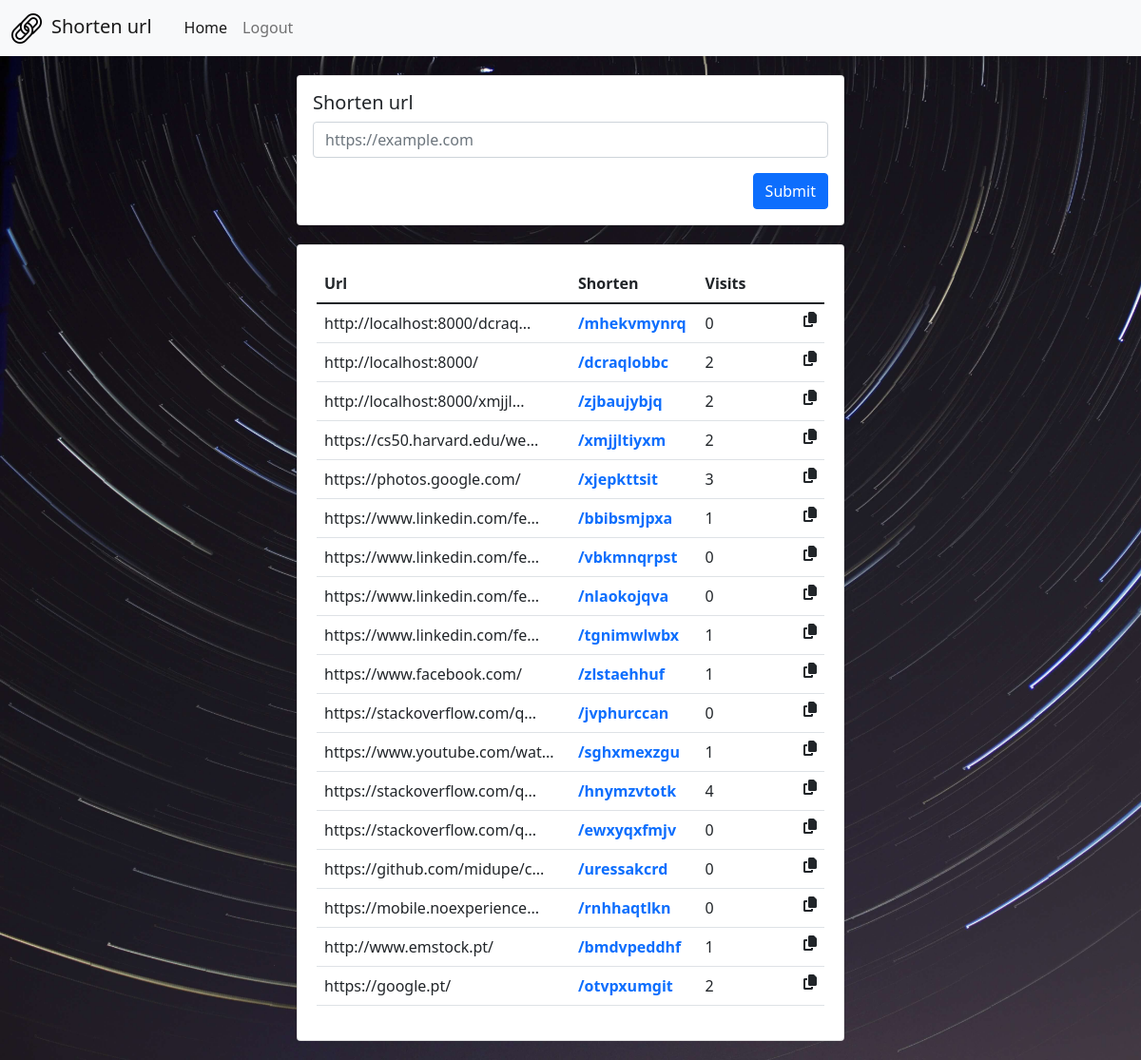
Before: / (signed in) with the older database file.
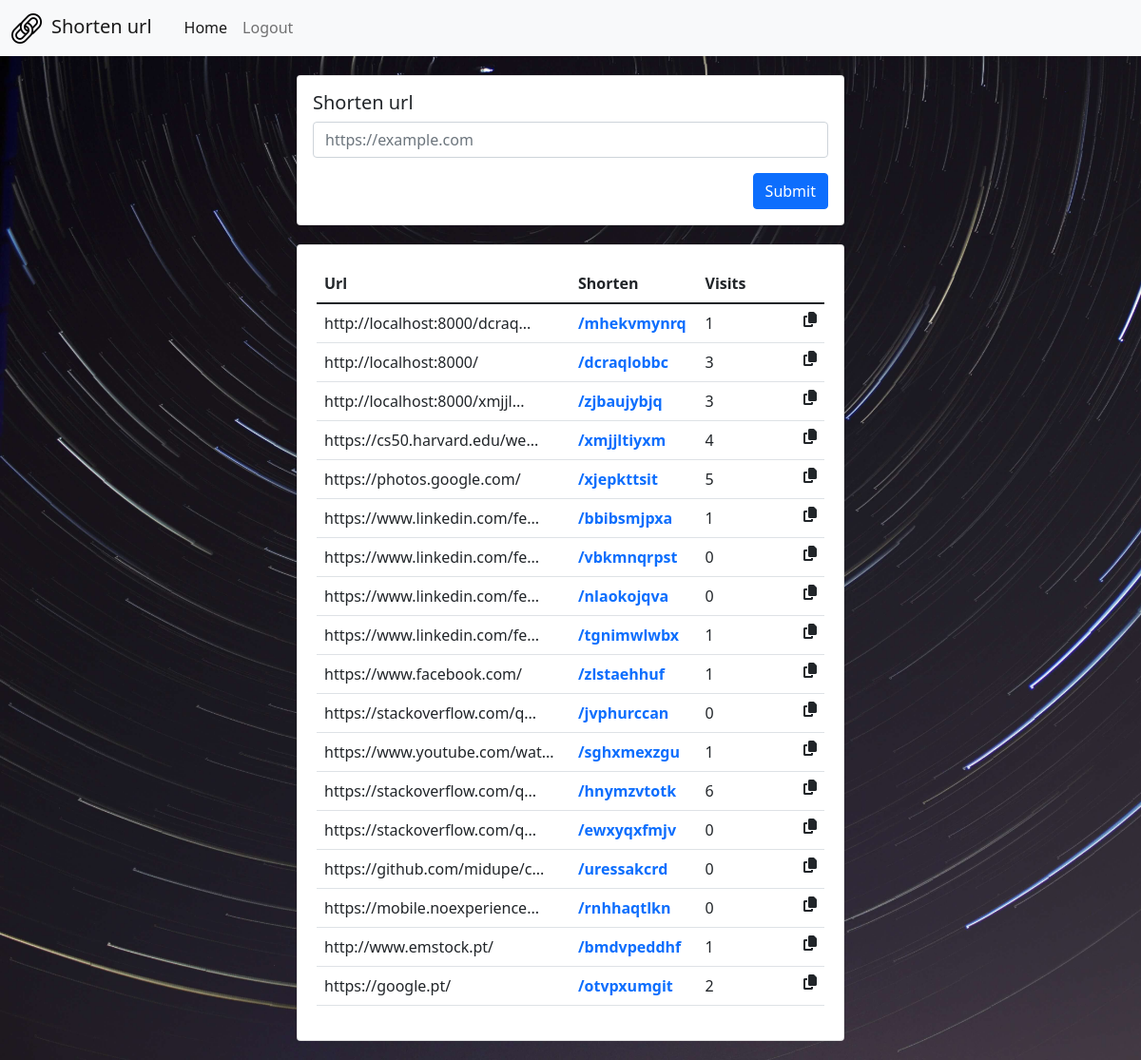
After: the same page with the newer database file.
### cs50wfinal/models.py (models this page shows)
class Url(models.Model):
    url = models.CharField(max_length=254, null=False, blank=False)
    shorten = models.CharField(max_length=254, unique=True, null=False, blank=False)
    user = models.ForeignKey(User, on_delete=models.CASCADE, null=True, blank=True, default=None)
    visits = models.IntegerField(default=0)
    userNotSignIn = models.ForeignKey(UserNotSignIn, on_delete=models.CASCADE, null=True, blank=True, default=None)

### cs50wfinal/views.py (the view, shortened to what this page needs)
# urls.py: path('', views.index, name='index'),
def index(request, isJs=0):
    results = {}
    if request.user.is_authenticated:
        urls = Url.objects.filter(user = request.user).order_by('-id').values()
    results["urls"] = list(urls)
    results["host"] = host
    if isJs != 0:
        return JsonResponse(data={'status': 'success', 'results': results}, status=200, safe=True)
    return render(request, "index.html", results)

### cs50wfinal/templates/index.html (shortened to what this page needs)
{% extends "layout.html" %}
{% load static %}
{% block body %}
<div class="container" style="padding-bottom: 20px;">
    <div class="spacer"></div>
    <div class="card" style="width: 36rem;">
        <div class="card-body">
            <h5 class="card-title">Shorten url</h5>
            <form action="newUrl" method="POST" id="shortenUrlForm">
                <div class="mb-3">
                    <input type="url" class="form-control" id="url" placeholder="https://example.com" required name="url">
                </div>
                <button type="submit" class="btn btn-primary" style="float: right;" onclick="event.preventDefault(); submitShortenUrl();">Submit</button>
            </form>
        </div>
    </div>
    <div id="listaDosURLS">
        <div class="spacer"></div>
        <div class="card" style="width: 36rem; padding: 20px; margin-right: auto; margin-left: auto;">
            <table class="table" style="table-layout: fixed; width: 100%;">
                <thead>
                    <tr>
                        <th scope="col" colspan="2">Url</th>
                        <th scope="col">Shorten</th>
                        <th scope="col">Visits</th>
                    </tr>
                </thead>
                <tbody id="listUrls">
                    {% for item in urls %}
                    <tr>
                        <td scope="row" onclick="copyClipboard('{{host}}{{item.shorten}}')" style="cursor: pointer;" colspan="2">
                            {% if item.url|length > 27 %}
                                {{item.url|slice:"0:27"}}...
                            {% else %}
                                {{item.url|slice:"0:27"}}
                            {% endif %}
                        </td>
                        <th style="cursor: pointer;"><a href="{{item.shorten}}" target="_blank" style="text-decoration: none;">/{{item.shorten}}</a></th>
                        <td>
                            {% if request.user.is_authenticated %}
                            {{item.visits}}
                            {% else %}
                            <a href="/login" style="text-decoration: none; color: black;"><i class="far fa-eye-slash"></i></a>
                            {% endif %}
                            <i class="fas fa-copy" style="float: right; cursor: pointer !important;" aria-label="Copy" onclick="copyClipboard('{{host}}{{item.shorten}}')"></i>
                        </td>
                    </tr>
                    {% endfor %}
                </tbody>
            </table>
        </div>
    </div>
</div>
{% endblock %}

### cs50wfinal/templates/layout.html (shortened to what this page needs)
{% load static %}
<!doctype html>
<html lang="en">
  <head>
    <link href="{% static 'css/styles.css' %}" rel="stylesheet">
    <link href="https://cdn.jsdelivr.net/npm/bootstrap@5.1.3/dist/css/bootstrap.min.css" rel="stylesheet">
  </head>
  <body style="background-image: url('{% static 'img/bg.jpg' %}'); background-size: cover; background-color: #19141A;">
    <nav class="navbar navbar-expand-lg navbar-light bg-light">
      <div class="container-fluid">
        <a class="navbar-brand" href="#"><img src="{% static 'img/favicon.png' %}">Shorten url</a>
        <div class="collapse navbar-collapse" id="navbarNav">
          <ul class="navbar-nav">
            <li class="nav-item">
              <a class="nav-link active" aria-current="page" href="/">Home</a>
            </li>
            {% if request.user.is_authenticated %}
            <li class="nav-item">
              <a class="nav-link" href="/logout">Logout</a>
            </li>
            {% else %}
            <li class="nav-item">
              <a class="nav-link" href="/login">Sign in</a>
            </li>
            {% endif %}
          </ul>
        </div>
      </div>
    </nav>
    {% block body %}
    {% endblock %}
  </body>
</html>

### cs50wfinal/static/css/styles.css (style rules this page uses)
.spacer { padding-top: 20px; }
.container > .card { margin-left: auto; margin-right: auto; }
.container { min-height: 100%; }
html, body { margin: 0; padding: 0; min-height: 100%; }
.card { max-width: 90%; }
.navbar-brand > img { max-height: 32px; margin-right: 10px; }
.navbar-brand { padding-right: 10px; }

Changed rows visible on the page:
changed Url "http://localhost:8000/dcraq": visits "0" → "1"
changed Url "http://localhost:8000/": visits "2" → "3"
changed Url "http://localhost:8000/xmjjl": visits "2" → "3"
changed Url "https://cs50.harvard.edu/we": visits "2" → "4"
changed Url "https://photos.google.com/": visits "3" → "5"
changed Url "hnymzvtotk": visits "4" → "6"
